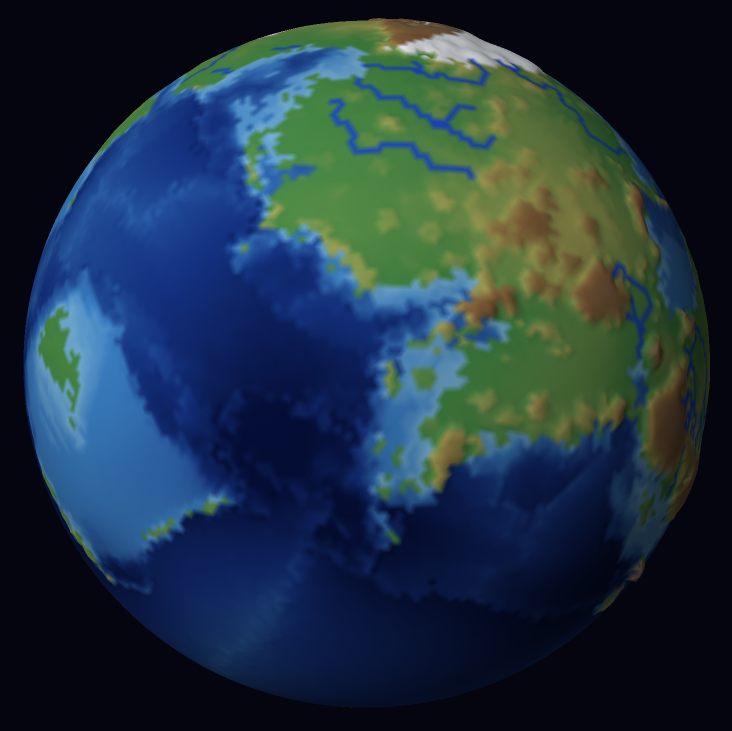
#> input picture notes/issue-124/source.png, 1463 x 1462 px (shown at 1/2 size)
$ python make-icons.py
#> lines starting #> are read from the running program, lines starting #| are printed output that depends on the picture; after the words box and inside, x2 and y2 are one past the last pixel; in counts of white or black regions, pixels touching at a corner belong together
#!/usr/bin/env python3
"""Makes the favicons and app icons (issue #124) from the planet screenshot source.png.

Usage: python3 notes/issue-124/make-icons.py [source.png] [output dir]
Defaults: notes/issue-124/source.png and web/icons/ (run from the repository root).
Needs Pillow and NumPy.

The planet disc is found by fitting a circle to its outline in the screenshot (the dark space
background is uniform), cropped to a square around it and scaled down. Outside the disc the icons
are transparent (anti-aliased edge), except apple-touch-icon.png, which iOS wants opaque: the
planet on the space background of the web page. The small sizes (16 to 48 px) get a little more
contrast and saturation so that land and sea stay distinct.
"""
import sys
from pathlib import Path

import numpy as np
from PIL import Image, ImageEnhance

SPACE = (5, 5, 15)  # The background of the view and of web/index.html (#05050f).


def fit_disc(image):
    """Returns (cx, cy, r) of the planet disc: a least-squares circle through the outline."""
    rgb = np.asarray(image.convert("RGB"), dtype=np.int32)
    planet = np.abs(rgb - np.array(SPACE)).sum(axis=2) > 40
    points = []
    for y in range(planet.shape[0]):
        xs = np.flatnonzero(planet[y])
        if xs.size:
            points += [(xs[0], y), (xs[-1], y)]
    p = np.array(points, dtype=np.float64)
    # Only the middle rows: mountains stick out of the disc at the top of the screenshot, and the
    # dark limb at the bottom is hard to tell from space.
    top, height = p[:, 1].min(), np.ptp(p[:, 1])
    p = p[(p[:, 1] > top + 0.15 * height) & (p[:, 1] < top + 0.85 * height)]
    # x² + y² = 2 cx x + 2 cy y + c
    a = np.column_stack([2 * p[:, 0], 2 * p[:, 1], np.ones(len(p))])
    b = (p**2).sum(axis=1)
    (cx, cy, c), *_ = np.linalg.lstsq(a, b, rcond=None)
    return cx, cy, np.sqrt(c + cx**2 + cy**2)


def disc_alpha(size, radius):
    """An anti-aliased disc of the given radius (pixels) centred in a size × size image."""
    scale = 8
    n = size * scale
    yy, xx = np.mgrid[0:n, 0:n]
    centre = n / 2
    inside = ((xx + 0.5 - centre) ** 2 + (yy + 0.5 - centre) ** 2) < (radius * scale) ** 2
    alpha = inside.reshape(size, scale, size, scale).mean(axis=(1, 3))
    return Image.fromarray(np.round(alpha * 255).astype(np.uint8), "L")


def planet(source, disc, size, boost=False):
    """The planet scaled to size × size pixels, and the alpha mask of its disc."""
    cx, cy, half = disc
    # Slightly inside the outline: its outermost pixels are darkened by the limb.
    half *= 0.99
    square = source.convert("RGB").resize(
        (size, size), Image.LANCZOS, box=(cx - half, cy - half, cx + half, cy + half)
    )
    if boost:
        square = ImageEnhance.Contrast(square).enhance(1.15)
        square = ImageEnhance.Color(square).enhance(1.2)
    return square, disc_alpha(size, size / 2)


def transparent(source, disc, size):
    square, alpha = planet(source, disc, size, boost=size <= 48)
    square.putalpha(alpha)
    return square


def main():
    root = Path(__file__).resolve().parents[2]
    src = Path(sys.argv[1]) if len(sys.argv) > 1 else root / "notes/issue-124/source.png"
    out = Path(sys.argv[2]) if len(sys.argv) > 2 else root / "web/icons"
    out.mkdir(parents=True, exist_ok=True)
    source = Image.open(src)
#> source is the input picture: PIL image 1463x1462 RGBA; mean R, G, B, A 31.7, 51.2, 66.5, 255
    disc = fit_disc(source)
#> in fit_disc, `planet = np.abs(rgb - np.array(SPACE)).sum(axis=2) > 40`:
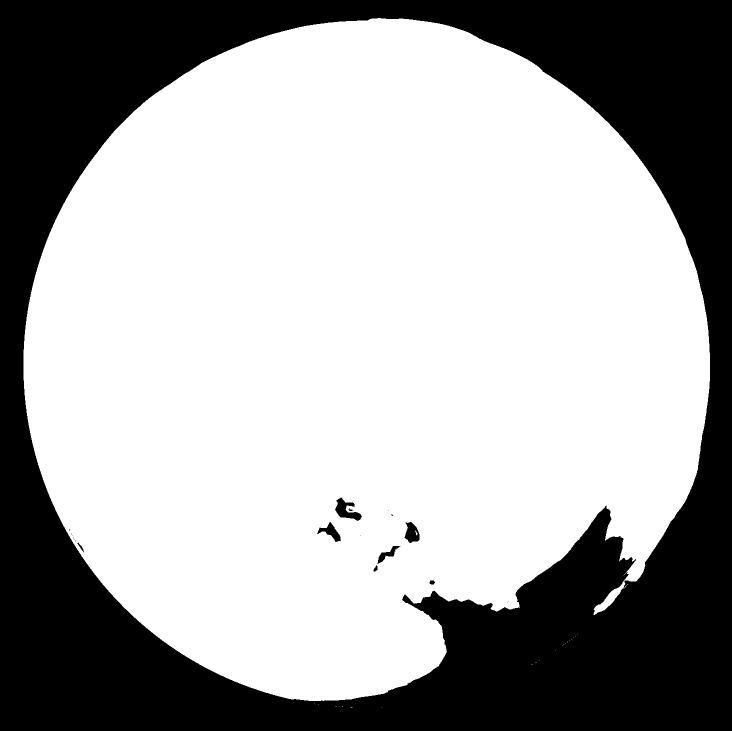
#> planet: shape (1462, 1463) bool (shown at 1/2 size); 65.8% white; 23 black regions (14 under 20 px), largest, box (x1, y1, x2, y2) and area: (0, 0, 1463, 1462) 728318, (670, 995, 724, 1042) 1155, (809, 1044, 839, 1086) 841
#> the loop in fit_disc, `for y in range(planet.shape[0]):` made 1462 passes
#> (xs, points) on pass 37: ([755, 756, 757, 758, 759, 760, 761], [(755, 36), (761, 36)])
#> points on pass 38: [(755, 36), (761, 36), (743, 37), (806, 37)]
#> after the loop in fit_disc, `for y in range(planet.shape[0]):`: points = 2742 pairs, first value 47 to 1419, second value 36 to 1414
#> in fit_disc, `p = np.array(points, dtype=np.float64)`: p has the same summary as points
#> in fit_disc, `top, height = p[:, 1].min(), np.ptp(p[:, 1])`: top = 36; height = 1378
#> in fit_disc, `p = p[(p[:, 1] > top + 0.15 * height) & (p[:, 1] < top + 0.85 * height)]`: p = 1930 pairs, first value 47 to 1419, second value 243 to 1207
#> in fit_disc, `a = np.column_stack([2 * p[:, 0], 2 * p[:, 1], np.ones(len(p))])`: a = 1930 rows, first 8: [494, 486, 1], [2428, 486, 1], [492, 488, 1], [2430, 488, 1], [490, 490, 1], [2432, 490, 1], [488, 492, 1], [2434, 492, 1]
#> in fit_disc, `b = (p**2).sum(axis=1)`: b = 1930 values, max 2968676 at index 1835, min 120050 at index 4, mean 1532816.6
#> in fit_disc, `(cx, cy, c), *_ = np.linalg.lstsq(a, b, rcond=None)`: cx = 732.8; cy = 730.5; c = -600146
#> disc = (732.8, 730.5, 685.9)
    print("planet disc: centre (%.1f, %.1f), radius %.1f px" % disc)
#| planet disc: centre (732.8, 730.5), radius 685.9 px

    icons = {size: transparent(source, disc, size) for size in (16, 32, 48, 192, 256, 512)}
#> in planet, `cx, cy, half = disc`: cx = 732.8; cy = 730.5; half = 685.9
#> in planet, `half *= 0.99`: half = 679.1
#> in transparent (call 5), `square.putalpha(alpha)`:
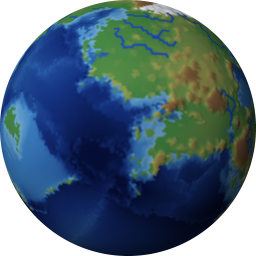
#> square: PIL image 256x256 RGBA; mean R, G, B, A 35.8, 58.4, 74.6, 200.3; transparent parts drawn white
#> icons = 6 items
    icons[48].save(
        out / "favicon.ico", sizes=[(16, 16), (32, 32), (48, 48)],
        append_images=[icons[16], icons[32]],
    )
    for size in (32, 192, 256, 512):
        icons[size].save(out / f"icon-{size}.png", optimize=True)

    # iOS: opaque, with a margin (it rounds the corners).
    square, alpha = planet(source, disc, 156)
#> alpha: PIL image 156x156 L
    touch = Image.new("RGB", (180, 180), SPACE)
    touch.paste(square, (12, 12), alpha)
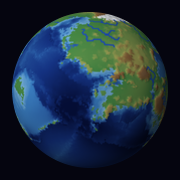
#> touch: PIL image 180x180 RGB; mean R, G, B 27.7, 44.4, 59.2
    touch.save(out / "apple-touch-icon.png", optimize=True)

    # A preview for the pull request: the icons at 1:1 and the small ones enlarged.
    preview = Image.new("RGBA", (16 + 32 + 48 + 180 + 96 * 3 + 9 * 10, 200), (255, 255, 255, 255))
#> preview: PIL image 654x200 RGBA; every value is 255
    x = 10
    for image in (icons[16], icons[32], icons[48], touch.convert("RGBA")):
        preview.alpha_composite(image, (x, 10))
        x += image.width + 10
#> this loop made 4 passes
#> x on passes 1 to 4: 36, 78, 136, 326
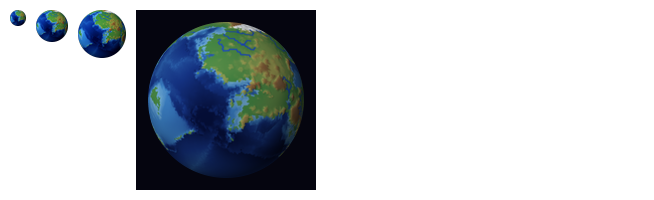
#> preview: PIL image 654x200 RGBA; mean R, G, B, A 194, 198.9, 203.1, 255
#> after the loop, x = 326
    for size in (16, 32, 48):
        big = icons[size].resize((96, 96), Image.NEAREST)
        preview.alpha_composite(big, (x, 10))
        x += 106
#> this loop made 3 passes
#> x on passes 1 to 3: 432, 538, 644
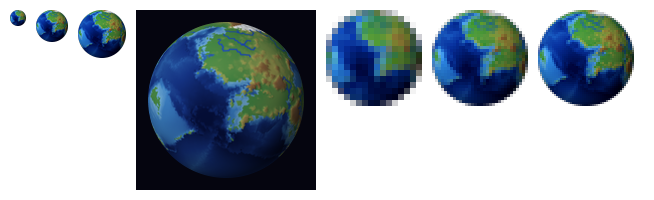
#> preview: PIL image 654x200 RGBA; mean R, G, B, A 157.7, 168.9, 177.2, 255
#> after the loop, x = 644
    dark = Image.new("RGBA", preview.size, (40, 40, 48, 255))
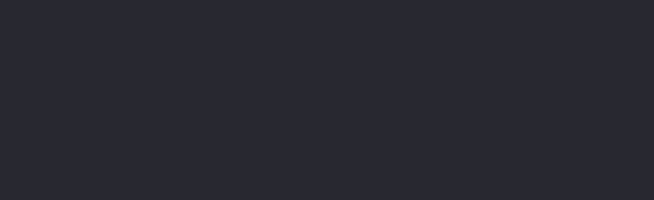
#> dark: PIL image 654x200 RGBA; mean R, G, B, A 40, 40, 48, 255
    x = 10
    for image in (icons[16], icons[32], icons[48]):
        dark.alpha_composite(image, (x, 10))
        x += image.width + 10
#> this loop made 3 passes
#> after the loop, x = 136
    sheet = Image.new("RGBA", (preview.width, 300), (255, 255, 255, 255))
#> sheet: PIL image 654x300 RGBA; every value is 255
    sheet.alpha_composite(preview, (0, 0))
    sheet.alpha_composite(dark.crop((0, 0, preview.width, 100)), (0, 200))
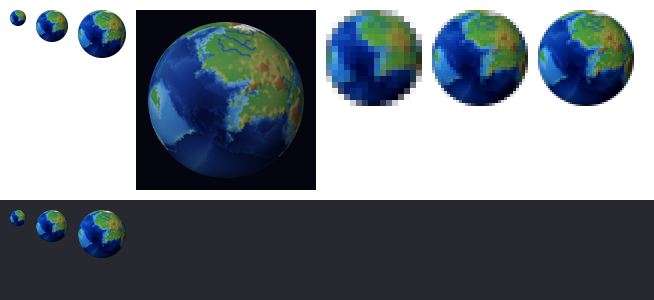
#> sheet: PIL image 654x300 RGBA; mean R, G, B, A 118.4, 126.4, 134.9, 255
    sheet.convert("RGB").save(Path(__file__).resolve().parent / "preview.png", optimize=True)


if __name__ == "__main__":
    main()
